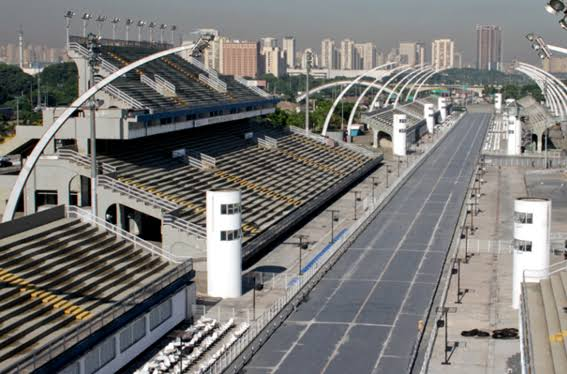
#> input picture Python/sambodromo2.jpg, 567 x 374 px
$ python main.py
#> lines starting #> are read from the running program, lines starting #| are printed output that depends on the picture
# -*- coding: utf-8 -*-

import cv2
import numpy as np
import math
import time

def EntropicConvolution(img, kernel_size):

    out = np.zeros((img.shape[0], img.shape[1]), np.float32)

    if(kernel_size % 2 == 0):
        return out

    for lin in range(int(kernel_size/2), img.shape[0] - int(kernel_size/2)):
        for col in range(int(kernel_size/2), img.shape[1] - int(kernel_size/2)):

            histGray = np.zeros(256)

            for y in range(lin - int(kernel_size/2), lin + int(kernel_size/2)):
                for x in range(col - int(kernel_size/2), col + int(kernel_size/2)):
                    histGray[img[y,x]] += 1

            entropy = 0
            for val in histGray:
                probIntensity = val / (kernel_size * kernel_size)
                if(probIntensity != 0):
                    entropy += probIntensity + math.log2(probIntensity)

            out[lin, col] = -entropy

    return out

def qEntropicConvolution(img, kernel_size, q = 1.1):

    out = np.zeros((img.shape[0], img.shape[1]), np.float32)

    if(kernel_size % 2 == 0):
        return out

    for lin in range(int(kernel_size/2), img.shape[0] - int(kernel_size/2)):
        for col in range(int(kernel_size/2), img.shape[1] - int(kernel_size/2)):

            histGray = np.zeros(256)

            for y in range(lin - int(kernel_size/2), lin + int(kernel_size/2)):
                for x in range(col - int(kernel_size/2), col + int(kernel_size/2)):
                    histGray[img[y,x]] += 1

            entropy = 0
            for val in histGray:
                probIntensity = val / (kernel_size * kernel_size)
                if(probIntensity != 0):
                    if q != 1:
                        entropy += probIntensity ** q
                    else:
                        entropy += probIntensity + math.log2(probIntensity)

            if q != 1:
                out[lin, col] = (1 - entropy) / (q - 1)
            else:
                out[lin, col] = -entropy

    return out


img = cv2.imread("sambodromo2.jpg", 0)
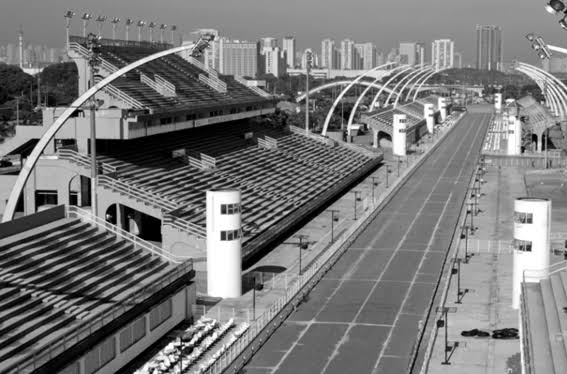
#> img: shape (374, 567); min 0, max 255, mean 121.2

start = time.time()

result = qEntropicConvolution(img, 5, 1.0)
#> after the loop in qEntropicConvolution, `for lin in range(int(kernel_size/2), img.shape[0] - int(kernel_size/2)):`:
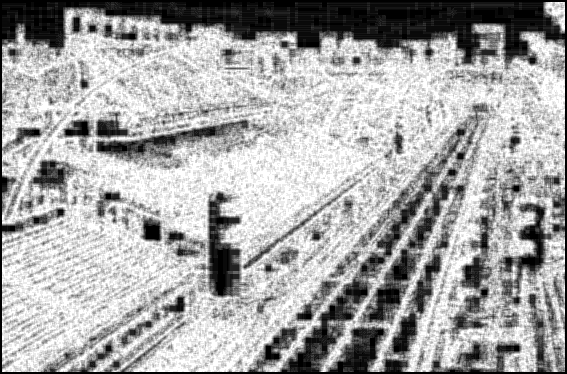
#> out: shape (374, 567) float32; min 0, max 73.66, mean 48.1; drawn with min black and max white

end = time.time()

print(int((end-start)/60)," minuto(s) ", (end-start)%60, " segundos")

result = np.uint8(result)
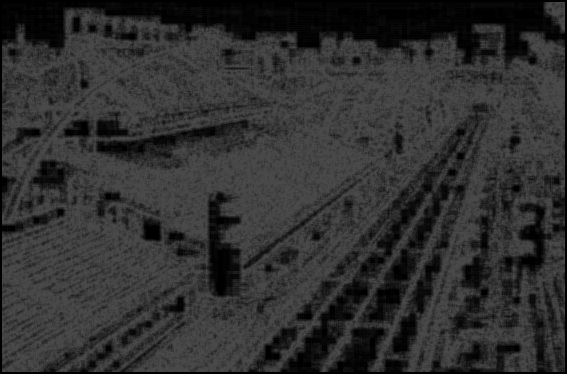
#> result: shape (374, 567); min 0, max 73, mean 47.7
result2 = cv2.equalizeHist(result)
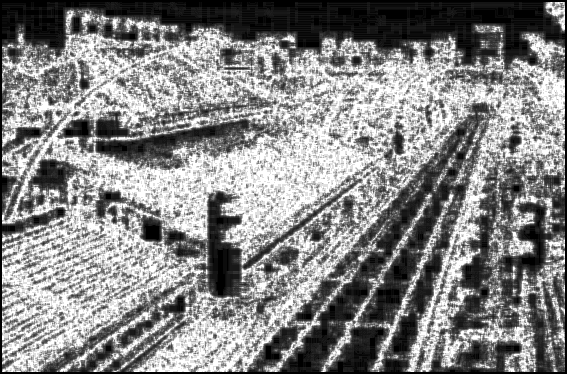
#> result2: shape (374, 567); min 0, max 255, mean 133.2
cv2.imshow("Original", img)
cv2.imshow("Entropic Convolution", result)
cv2.imshow("Entropic Convolution Equalized", result2)
cv2.waitKey(0)
cv2.destroyAllWindows()

$ run again, with Python/sambodromo1.jpg copied over Python/sambodromo2.jpg
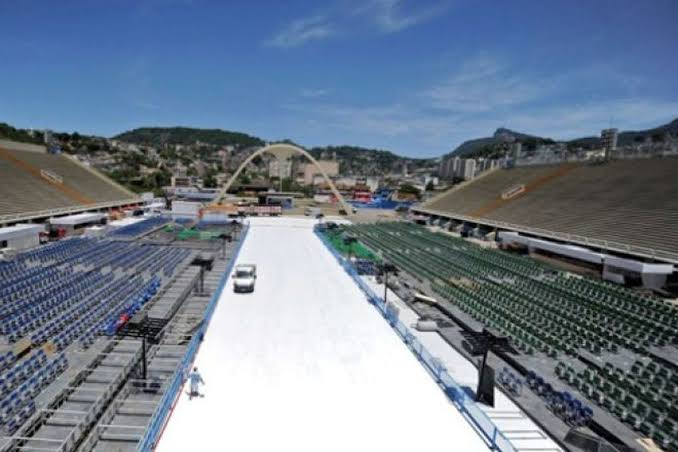
#> input picture Python/sambodromo1.jpg, 678 x 452 px
#> after the loop in qEntropicConvolution, `for lin in range(int(kernel_size/2), img.shape[0] - int(kernel_size/2)):`:
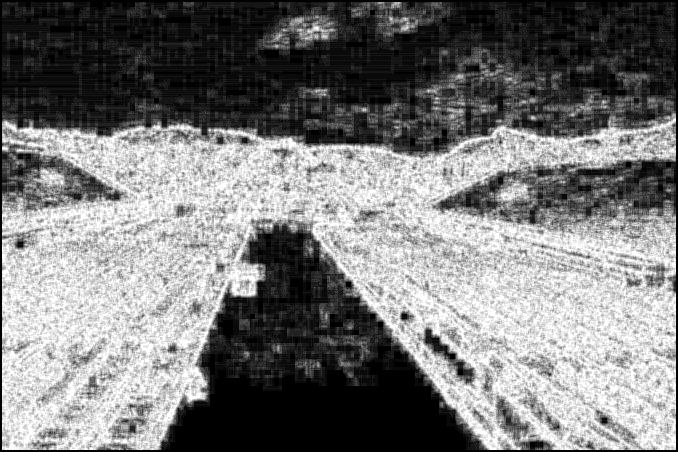
#> out: shape (452, 678) float32; min 0, max 73.66, mean 35.4; drawn with min black and max white
#> `result2 = cv2.equalizeHist(result)`:
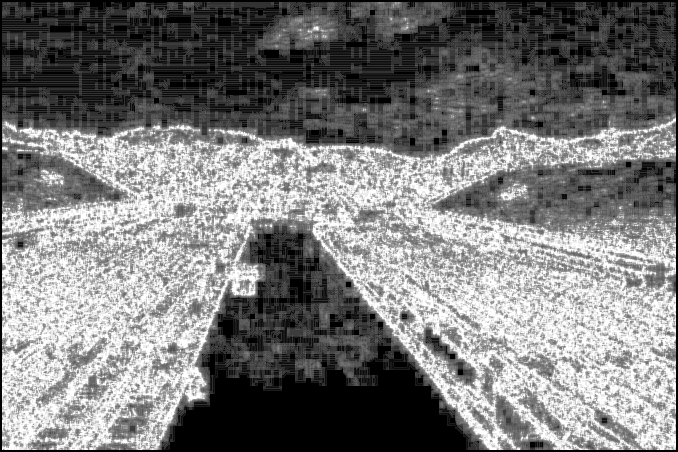
#> result2: shape (452, 678); min 0, max 255, mean 122.3
